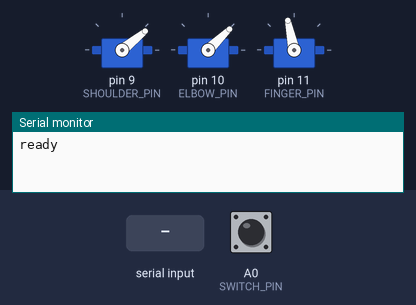
The sketch below on a simulated Arduino Uno, built with avr-gcc and run on an emulated ATmega328P. Parts: 3 × servo, the last lines printed to the serial monitor. The test bench sets the inputs (shaded band); at power-on: A0 (SWITCH_PIN) HIGH.

Above: at 1.8 s.
1.9 s: "b90\n" received over Serial
At 3.3 s:
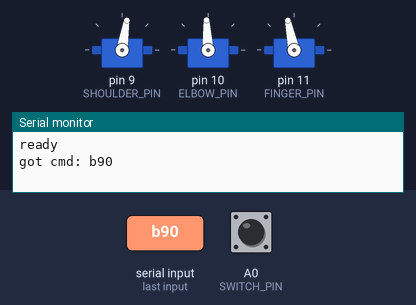
4.9 s: "b 45\n" received over Serial
At 6.4 s:
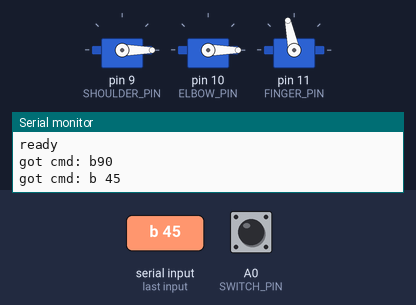
7.9 s: A0 (SWITCH_PIN) pulled LOW for 3.2 s
At 11.95 s:
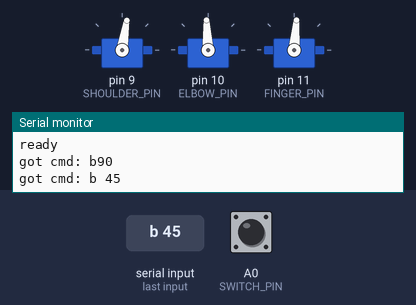
12.6 s: "p90\n" received over Serial
15.6 s: "s90\n" received over Serial
At 16.5 s:
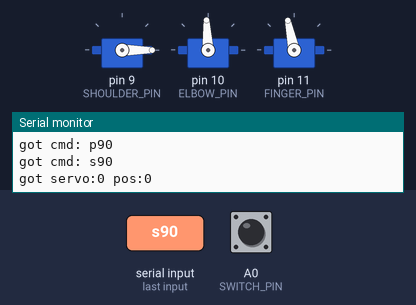
17.7 s: A0 (SWITCH_PIN) pulled LOW for 0.15 s
At 19.1 s:
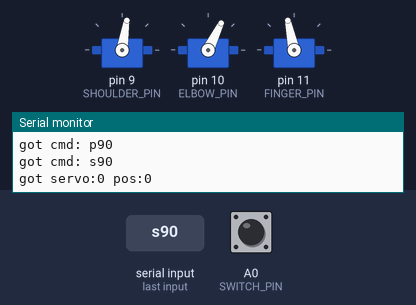
Timing chart, 0 to 21.8 s (numbered marks = the images above; inputs shaded):
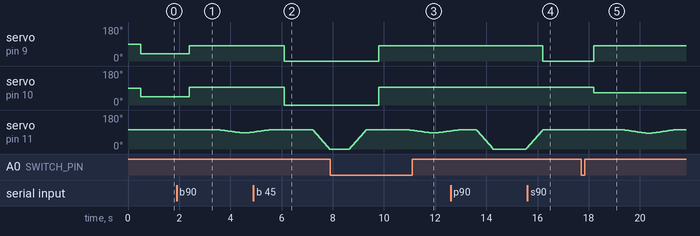

Measured:
- after the input at 1.9 s, servo on pin 9 (SHOULDER_PIN): 39° → 81° after 0.50 s; servo on pin 10 (ELBOW_PIN): 44° → 93° after 0.50 s
- after the input at 4.9 s, servo on pin 9 (SHOULDER_PIN): 81° → 0° after 1.2 s; servo on pin 10 (ELBOW_PIN): 93° → 0° after 1.2 s
- after the input at 7.9 s, servo on pin 9 (SHOULDER_PIN): 0° → 81° after 1.9 s; servo on pin 10 (ELBOW_PIN): 0° → 93° after 1.9 s
- after the input at 15.6 s, servo on pin 9 (SHOULDER_PIN): 81° → 0° after 0.60 s
- after the input at 17.7 s, servo on pin 9 (SHOULDER_PIN): 0° → 81° after 0.50 s; servo on pin 10 (ELBOW_PIN): 93° → 64° after 0.50 s

The sketch:

unversalButtonPusher_arduino.ino
```cpp
#include <Servo.h>

#define SHOULDER_SERVO 0
#define ELBOW_SERVO 1
#define FINGER_SERVO 2

#define FINGER_UP_POS 1600

#define SHOULDER_HOME_POS 950
#define ELBOW_HOME_POS 1000

#define SHOULDER_PIN 9
#define ELBOW_PIN 10
#define FINGER_PIN 11
#define SWITCH_PIN A0


int buttonPositions[] = {
  1380, 1500, 1420,
  1380, 1200, 1400,
  1620, 1550, 1380,
  1570, 1300, 1420,
  1800, 1430, 1400,
  1750, 1130, 1400
};

// buffer sizes
#define maxTraceF 128

char trcBuf[maxTraceF];

// debug output
void tracef(const char *fmt, ... )
{
  va_list args;
  va_start (args, fmt );
  vsnprintf(trcBuf, maxTraceF, fmt, args);
  va_end (args);
  trace(trcBuf);
}

// debug output
void trace(const char *str)
{
  Serial.print(str);
}

Servo servo[3];

//
void lerpServo(int servoID, int startPos, int endPos, int duration)
{
  servo[servoID].writeMicroseconds(startPos);
  delay(100); //just in case

  int startTime = millis();
  int endTime = startTime + duration;

  while (1)
  {
    int elapsed = millis() - startTime;
    if (elapsed >= duration)
    {
      servo[servoID].writeMicroseconds(endPos);
      break;
    }

    int pos = map(elapsed, 0, duration, startPos, endPos);
    servo[servoID].writeMicroseconds(pos);
  }
}

//
int pressedBtn = -1;
void pressButton(int btn)
{
  //finger up
  servo[FINGER_SERVO].writeMicroseconds(FINGER_UP_POS);
  delay(500);

  int shoulderPos = buttonPositions[btn * 3 + 0];
  int elbowPos = buttonPositions[btn * 3 + 1];
  int fingerPos = buttonPositions[btn * 3 + 2];

  //move over button
  servo[SHOULDER_SERVO].writeMicroseconds(shoulderPos);
  servo[ELBOW_SERVO].writeMicroseconds(elbowPos);
  delay(1000);

  //finger down
  lerpServo(FINGER_SERVO, FINGER_UP_POS, fingerPos, 1000);

  pressedBtn = btn;
}

//
void releaseButton()
{
  int fingerPos = buttonPositions[pressedBtn * 3 + 2];

  //finger up
  lerpServo(FINGER_SERVO, fingerPos, FINGER_UP_POS, 1000);
}

//
void testPress(int endPos)
{
  //finger up
  servo[FINGER_SERVO].writeMicroseconds(FINGER_UP_POS);
  delay(500);

  //finger down
  lerpServo(FINGER_SERVO, FINGER_UP_POS, endPos, 1000);
  delay(500);

  //finger up
  lerpServo(FINGER_SERVO, endPos, FINGER_UP_POS, 1000);
}

#define MAX_CMD_LEN 64
char cmd[MAX_CMD_LEN];
int cmdIdx = 0;

//
void processCmd()
{
  tracef("got cmd: %s\r\n", cmd);

  char *typeStr, *idStr, *posStr, *timeStr;

  typeStr = strtok(cmd, " ");

  if (typeStr[0] == 'b')
  {
    idStr = strtok(NULL, " ");
    timeStr = strtok(NULL, "\n");

    int idVal = atoi(idStr);
    int time = atoi(timeStr);

    pressButton(idVal);
    delay(time);
    releaseButton();
  }
  else if (typeStr[0] == 'p')
  {
    posStr = strtok(NULL, "\n");
    int posVal = atoi(posStr);
    testPress(posVal);
  }
  else if (typeStr[0] == 's')
  {
    idStr = strtok(NULL, " ");
    posStr = strtok(NULL, "\n");

    int idVal = atoi(idStr);
    int posVal = atoi(posStr);

    tracef("got servo:%d pos:%d\r\n", idVal, posVal);

    servo[idVal].writeMicroseconds(posVal);
  }
}

//
void setup()
{
  pinMode(SWITCH_PIN, INPUT_PULLUP);

  servo[SHOULDER_SERVO].attach(SHOULDER_PIN);
  servo[ELBOW_SERVO].attach(ELBOW_PIN);
  servo[FINGER_SERVO].attach(FINGER_PIN);

  servo[FINGER_SERVO].writeMicroseconds(FINGER_UP_POS);
  delay(500);

  servo[SHOULDER_SERVO].writeMicroseconds(SHOULDER_HOME_POS);
  servo[ELBOW_SERVO].writeMicroseconds(ELBOW_HOME_POS);
  delay(500);

  Serial.begin(115200);
  Serial.println("ready");

/*
  for (int i = 0; i < 6; i++)
  {
    pressButton(i);
    delay(500);
    releaseButton();
  }
*/

  //main loop
  int fingerState = 0;
  int nextButton = 0;
  while (1)
  {
    int switchState = digitalRead(SWITCH_PIN);

    if (fingerState == 0 and switchState == LOW)
    {
      pressButton(nextButton);
      fingerState = 1;
    }
    else if (fingerState == 1 and switchState == HIGH)
    {
      releaseButton();
      fingerState = 0;
      nextButton = (nextButton + 1) % 2;
    }

    if (Serial.available())
    {
      char c = Serial.read();
      cmd[cmdIdx] = c;
      if (cmdIdx < MAX_CMD_LEN)
        cmdIdx++;

      if (c == '\n')
      {
        processCmd();
        cmdIdx = 0;
      }
    }
  }
}

//
void loop() {}
```
